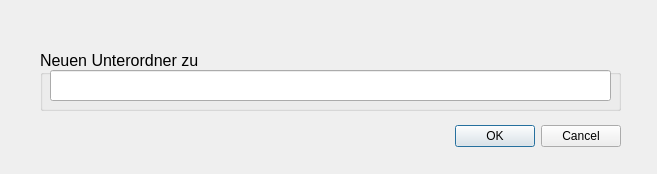
<?xml version="1.0" encoding="UTF-8"?>
<ui version="4.0">
 <class>Dialog</class>
 <widget class="QDialog" name="Dialog">
  <property name="geometry">
   <rect>
    <x>0</x>
    <y>0</y>
    <width>657</width>
    <height>174</height>
   </rect>
  </property>
  <property name="windowTitle">
   <string>Neuen Unterordner anlegen ...</string>
  </property>
  <property name="windowIcon">
   <iconset>
    <normaloff>VidArchiver.ico</normaloff>VidArchiver.ico</iconset>
  </property>
  <widget class="QDialogButtonBox" name="buttonBox">
   <property name="geometry">
    <rect>
     <x>50</x>
     <y>120</y>
     <width>571</width>
     <height>32</height>
    </rect>
   </property>
   <property name="orientation">
    <enum>Qt::Horizontal</enum>
   </property>
   <property name="standardButtons">
    <set>QDialogButtonBox::Cancel|QDialogButtonBox::Ok</set>
   </property>
  </widget>
  <widget class="QGroupBox" name="groupBox">
   <property name="geometry">
    <rect>
     <x>40</x>
     <y>50</y>
     <width>581</width>
     <height>61</height>
    </rect>
   </property>
   <property name="font">
    <font>
     <pointsize>12</pointsize>
    </font>
   </property>
   <property name="title">
    <string>Neuen Unterordner zu </string>
   </property>
   <widget class="QLineEdit" name="le_pfad">
    <property name="geometry">
     <rect>
      <x>10</x>
      <y>20</y>
      <width>561</width>
      <height>31</height>
     </rect>
    </property>
   </widget>
  </widget>
 </widget>
 <resources/>
 <connections>
  <connection>
   <sender>buttonBox</sender>
   <signal>accepted()</signal>
   <receiver>Dialog</receiver>
   <slot>accept()</slot>
   <hints>
    <hint type="sourcelabel">
     <x>248</x>
     <y>254</y>
    </hint>
    <hint type="destinationlabel">
     <x>157</x>
     <y>274</y>
    </hint>
   </hints>
  </connection>
  <connection>
   <sender>buttonBox</sender>
   <signal>rejected()</signal>
   <receiver>Dialog</receiver>
   <slot>reject()</slot>
   <hints>
    <hint type="sourcelabel">
     <x>316</x>
     <y>260</y>
    </hint>
    <hint type="destinationlabel">
     <x>286</x>
     <y>274</y>
    </hint>
   </hints>
  </connection>
 </connections>
</ui>
